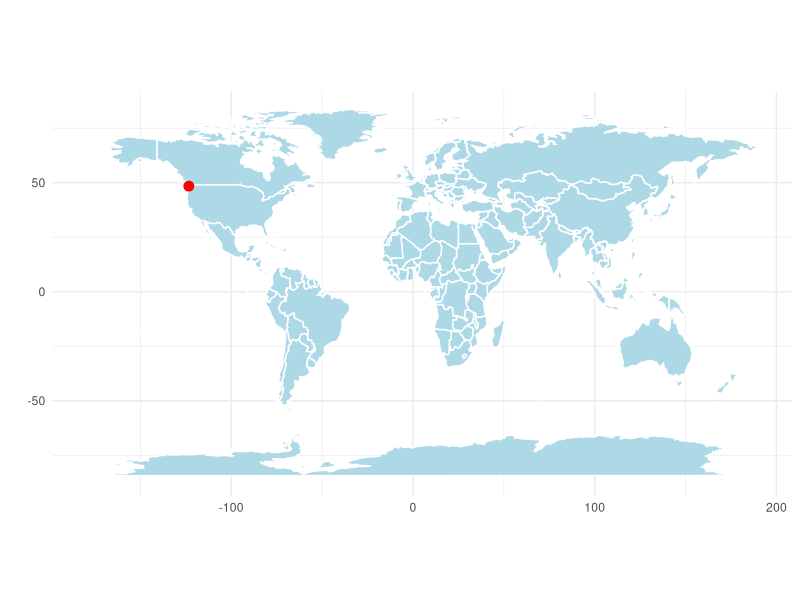

Write the R code that produced this figure.
## ---- chunk 1
library(ggplot2)
library(maps)

world_map <- map_data("world")

city_coords <- data.frame(lon = -123.3656, lat = 48.4284)

ggplot() +
  geom_polygon(data = world_map, aes(x = long, y = lat, group = group),
               fill = "lightblue", color = "white") +
  geom_point(data = city_coords, aes(x = lon, y = lat),
             color = "red", size = 3) +
  theme_minimal() +
  labs(title = " ",
       x = " ",
       y = " ") +
  coord_fixed(1.2)
